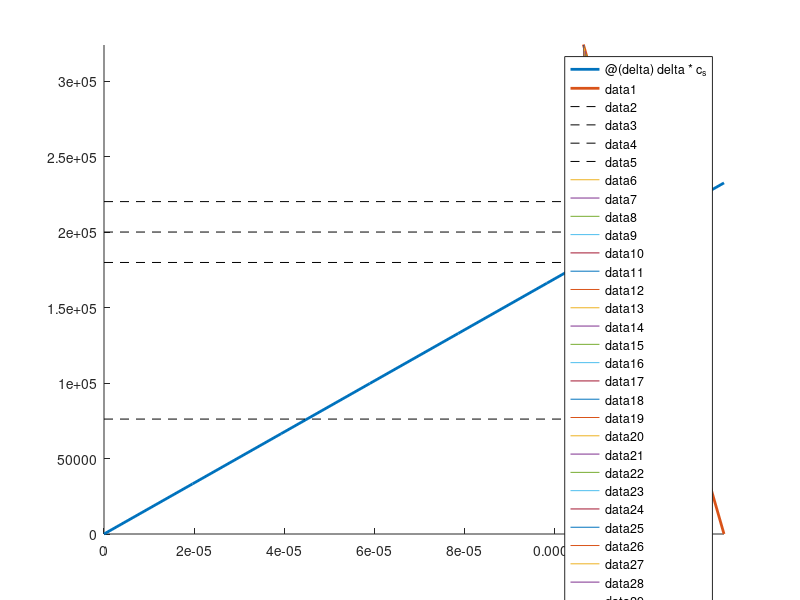

This chart was generated by the following MATLAB code:
%% hej
%KU2 grupp 7F
clear('all'); close; clc
P = 2.5e6; %Power to the system
v = 20; % wind speed
h_tower = 110; %m height of the tower
d_hole = 4; % m holepattern diameter
t_flange = 0.15; %m flange thickness
n_max = 0.75; %max usable power from windspeed
sigma_utm = 30e6; %iff bolt >= M36
my_WB = [0.10 0.40]; %(0.10 - 0.40) Friction between washer and bolt
my_thread =  [0.07 0.35]; %(0.07-0.35) Frction in the thread
w_flange = 0.19; %flange width
d_tower = 2*(d_hole/2 + 0.065); %Tower outer diameter
E = 206e9; % Pa Youngs modulus of steel
n_screws = 100;	% number of swrews
delta_pl = 35e-6;	% embedding of the screws

%index 1=M24 2=M30 3=M36 4=M42 5=M48 6=M56
%index 1=Pitch 2=out_dia 3=avg_dia 4=inner_dia 5=d_h 6=d_bw 7=dww
Bolt = 1e-3 * [
3   24 22.051 20.752 28 33.61 44;
3.5 30 27.727 26.211 35 45.75 56;
4   36 33.402 31.670 42 51.11 66;
4.5 42 39.077 37.129 48 59.95 78;
5   48 44.752 42.587 56 69.45 92;
5.5 56 52.428 50.046 66 78.66 105];
Bolt_c = 6;  %what bolt is choosen
B_dw = Bolt(Bolt_c, 7);
B_dh = Bolt(Bolt_c, 5);


c_s = E * (pi*Bolt(Bolt_c, 2)^2 /4) / (2*t_flange);	% = E_s*A_s/L_k
% Maskinelement 2.15 - 2.17:
x = (2*t_flange*B_dw/w_flange^2)^(1/3);
A_ekv = pi/4*(B_dw^2-B_dh^2) + pi/8 *(w_flange-B_dw)*B_dw *((x+1)^2 - 1);
c_k = E*A_ekv/(2*t_flange);	% = E_k*A_k/L_k

F_0 = 2e5;  %Pretension of the screw
F_0pl = F_0-delta_pl/(1/c_s+1/c_k);	% Embedding

%% Forces on the connection
F_wind = P/(v*n_max);
M_b = F_wind * h_tower;
alpha = 2*pi/n_screws;
F_N = sin([alpha:alpha:2*pi]);
F_N = F_N * M_b/(d_hole*sum(F_N(1:n_screws/2)));
F_s = F_0+c_s/(c_s+c_k).*F_N;
F_k = F_s - F_N;

% Stresses in the screws. F/(pi/4 * D^2)
sigma_max = max(F_s)/(pi*Bolt(Bolt_c, 2)^2/4);
sigma_m = F_0/(pi*Bolt(Bolt_c, 2)^2/4);
sigma_a = (max(F_s)-F_0)/(pi*Bolt(Bolt_c, 2)^2/4);

% elongations
delta_0s = F_0/c_s;
delta_0 = delta_0s * (c_s+c_k)/c_k;
delta_s = F_s/c_s;

% F/delta plots
s = @(delta) delta*c_s;
k = @(delta) delta_0s*(c_s+c_k) - delta*c_k;

hold on
ylim([0 max(F_k)])
fplot(s,[0 delta_0], 'LineWidth', 2)
fplot(k,[0 delta_0], 'LineWidth', 2)
plot([0 delta_0s],[F_0 F_0],'--k')
plot([0 max(delta_s)],[max(F_s) max(F_s)],'--k')
plot([0 min(delta_s)],[min(F_s) min(F_s)],'--k')
plot([0 max(delta_s)],[min(F_k) min(F_k)],'--k')
for i = 1:n_screws
	plot([delta_s(i) delta_s(i)],[F_k(i) F_s(i)])%,'-k', 'LineWidth', 2)
end



M_tot = F_0*(0.16*Bolt(Bolt_c,1) + 0.58*my_thread*Bolt(Bolt_c,3)...
	+ my_WB*(Bolt(Bolt_c,6)+Bolt(Bolt_c,4))/4);
